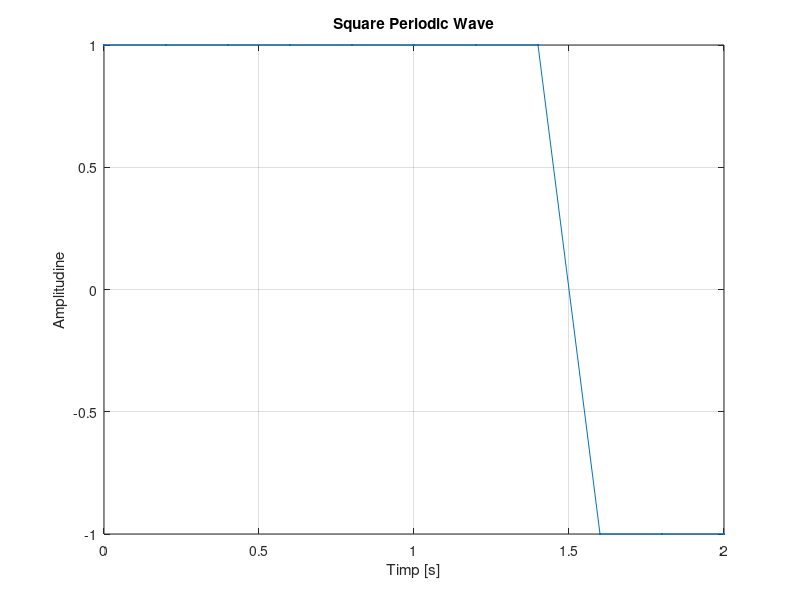

This figure's MATLAB source:
%Semnal dreptunghiular cu rezolutie temporara 200ms
t = 0:0.2:2; % seteaza noua rezolutie temporara de 200ms
x = square(t, 25);
plot(t,x,'.-'),xlabel('Timp [s]'),ylabel('Amplitudine'),title('Square Periodic Wave'),grid;